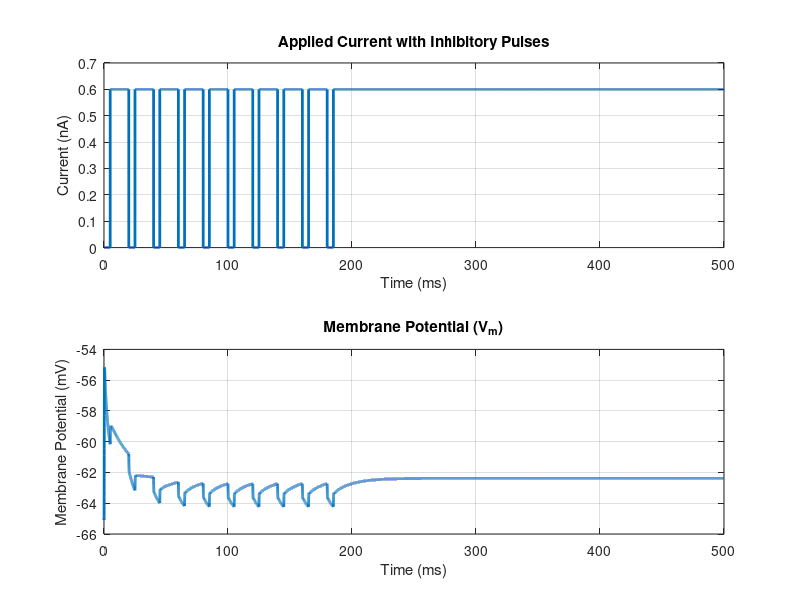

MATLAB code for this plot:
% Hodgkin-Huxley Neuron Model Simulation with Baseline Current and Inhibitory Pulses
clear all;

% Parameters
C_m = 100e-12;    % Membrane capacitance (F/cm^2)
g_Na = 12e-6;     % Maximum sodium conductance (S/cm^2)
g_K = 3.6e-6;     % Maximum potassium conductance (S/cm^2)
g_L = 30e-9;      % Leak conductance (S/cm^2)
E_Na = 45e-3;     % Sodium reversal potential (V)
E_K = -82e-3;     % Potassium reversal potential (V)
E_L = -60e-3;     % Leak reversal potential (V)
V_rest = -65e-3;  % Resting membrane potential (V)

% Initial conditions
V = V_rest;       % Membrane potential (V)
m = 0.05;         % Sodium activation gating variable
h = 0.5;          % Sodium inactivation gating variable
n = 0.35;         % Potassium activation gating variable

% Time parameters
dt = 0.01e-3;  % Time step (s)
T = 0.5;       % Total simulation time (s)
time = 0:dt:T; % Time vector

% Baseline applied current (0.6 nA)
baseline_current = 0.6e-9; % Baseline current (A)
I_ext = baseline_current * ones(size(time));

% Add 10 inhibitory pulses to bring current to zero
pulse_duration = 5e-3;   % Duration of each inhibitory pulse (s)
pulse_count = 10;        % Number of pulses
pulse_delay = 20e-3;     % Delay between pulse onsets (s)

for i = 0:(pulse_count-1)
    start_idx = max(1, ceil((i * pulse_delay) / dt));
    end_idx = min(length(time), start_idx + ceil(pulse_duration / dt) - 1);
    I_ext(start_idx:end_idx) = 0; % Bring current to zero during inhibitory pulses
end

% Initialize variables for simulation
V_values = zeros(size(time));
m_values = zeros(size(time));
h_values = zeros(size(time));
n_values = zeros(size(time));

% Set initial conditions
V_values(1) = V;
m_values(1) = m;
h_values(1) = h;
n_values(1) = n;

% Define rate functions for gating variables
alpha_m = @(V) (1e5 * (V + 0.045)) ./ (exp(100 * (V + 0.045)) - 1);
beta_m = @(V) 4e3 * exp((V + 0.070) / 0.018);
alpha_h = @(V) 70 * exp(50 * (V + 0.070));
beta_h = @(V) 1e3 ./ (1 + exp(100 * (V + 0.040)));
alpha_n = @(V) (1e4 * (V + 0.060)) ./ (exp(100 * (V + 0.060)) - 1);
beta_n = @(V) 125 * exp((V + 0.070) / 0.08);

% Simulation loop
for t = 2:length(time)
    % Update gating variables using Euler method
    m = m + dt * (alpha_m(V_values(t-1)) * (1 - m) - beta_m(V_values(t-1)) * m);
    h = h + dt * (alpha_h(V_values(t-1)) * (1 - h) - beta_h(V_values(t-1)) * h);
    n = n + dt * (alpha_n(V_values(t-1)) * (1 - n) - beta_n(V_values(t-1)) * n);
    
    % Compute conductances for sodium and potassium
    g_Na_t = g_Na * (m^3) * h;
    g_K_t = g_K * (n^4);
    
    % Compute ionic currents
    I_Na = g_Na_t * (V_values(t-1) - E_Na);
    I_K = g_K_t * (V_values(t-1) - E_K);
    I_L = g_L * (V_values(t-1) - E_L);
    
    % Update membrane potential using Euler's method
    V_values(t) = V_values(t-1) + dt * (I_ext(t) - (I_Na + I_K + I_L)) / C_m;
    
    % Store gating variable values
    m_values(t) = m;
    h_values(t) = h;
    n_values(t) = n;
end

% Plot applied current and membrane potential
figure;

% Plot applied current
subplot(2, 1, 1);
plot(time * 1e3, I_ext * 1e9, 'LineWidth', 2); % Convert to nA for plotting
title('Applied Current with Inhibitory Pulses');
xlabel('Time (ms)');
ylabel('Current (nA)');
grid on;

% Plot membrane potential
subplot(2, 1, 2);
plot(time * 1e3, V_values * 1e3, 'LineWidth', 2); % Convert to mV for plotting
title('Membrane Potential (V_m)');
xlabel('Time (ms)');
ylabel('Membrane Potential (mV)');
grid on;
